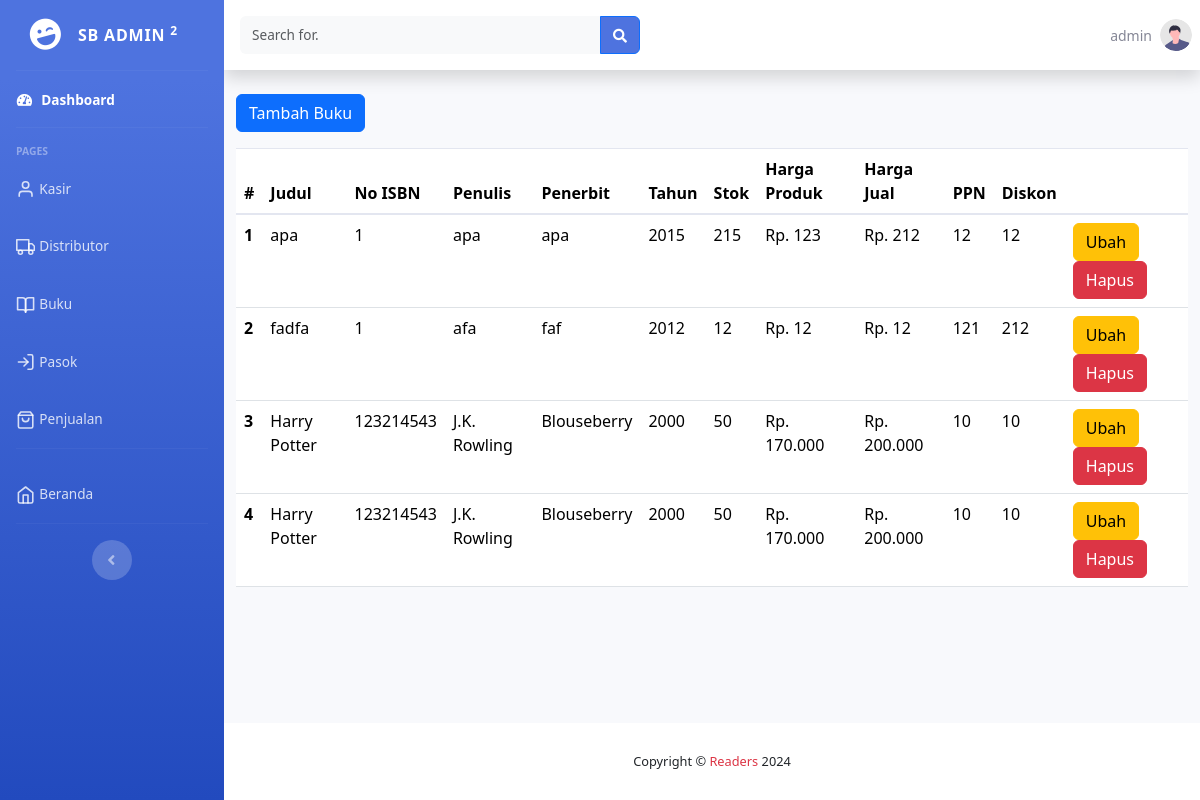
Screenshot of /dashboard/buku/index.php (signed in) with the database file from the repository.
### tables this page shows
CREATE TABLE `kasir` (
  `id_kasir` int NOT NULL,
  `nama` varchar(35) DEFAULT NULL,
  `alamat` text,
  `telepon` varchar(13) DEFAULT NULL,
  `status` enum('online','offline') DEFAULT NULL,
  `username` varchar(30) DEFAULT NULL,
  `password` varchar(60) DEFAULT NULL,
  `akses` enum('admin','kasir') DEFAULT NULL
);

CREATE TABLE `buku` (
  `id_buku` int NOT NULL,
  `judul` varchar(255) DEFAULT NULL,
  `no_isbn` int DEFAULT NULL,
  `penulis` varchar(35) DEFAULT NULL,
  `penerbit` varchar(50) DEFAULT NULL,
  `tahun` year DEFAULT NULL,
  `stok` int DEFAULT NULL,
  `harga_produk` int DEFAULT NULL,
  `harga_jual` int DEFAULT NULL,
  `ppn` float DEFAULT NULL,
  `diskon` float DEFAULT NULL
);

### dashboard/buku/index.php (the view, shortened to what this page needs)
<?php
include '../layout/header.php';
include '../layout/sidebar.php';
include '../../koneksi_database.php';
$sql = 'SELECT * FROM buku';
$results = $conn->query($sql);
?>
<div id="content-wrapper" class="d-flex flex-column">
    <div id="content">
        <?php include '../layout/topbar.php' ?>
        <div class="container-fluid container-wrap">
            <a href="tambah.php" class="btn btn-primary mb-3">Tambah Buku</a>
            <div class="table-responsive">
                <table class="table">
                    <thead>
                        <tr>
                            <th scope="col">#</th>
                            <th scope="col">Judul</th>
                            <th scope="col">No ISBN</th>
                            <th scope="col">Penulis</th>
                            <th scope="col">Penerbit</th>
                            <th scope="col">Tahun</th>
                            <th scope="col">Stok</th>
                            <th scope="col">Harga Produk</th>
                            <th scope="col">Harga Jual</th>
                            <th scope="col">PPN</th>
                            <th scope="col">Diskon</th>
                            <th scope="col">&nbsp;</th>
                        </tr>
                    </thead>
                    <tbody>
                        <?php
                        $no = 1;
                        foreach ($results as $result) :
                        ?>
                            <tr>
                                <th scope="row"><?= $no ?></th>
                                <td><?= $result['judul'] ?></td>
                                <td><?= $result['no_isbn'] ?></td>
                                <td><?= $result['penulis'] ?></td>
                                <td><?= $result['penerbit'] ?></td>
                                <td><?= $result['tahun'] ?></td>
                                <td><?= $result['stok'] ?></td>
                                <td>Rp. <?= number_format($result['harga_produk'], 0, ',', '.') ?></td>
                                <td>Rp. <?= number_format($result['harga_jual'], 0, ',', '.') ?></td>
                                <td><?= $result['ppn'] ?></td>
                                <td><?= $result['diskon'] ?></td>
                                <td>
                                    <a href="ubah.php?id=<?= $result['id_buku'] ?>" class="btn btn-warning">Ubah</a>
                                    <a href="hapus.php?id=<?= $result['id_buku'] ?>" class="btn btn-danger">Hapus</a>
                                </td>
                            </tr>
                        <?php
                            $no++;
                        endforeach;
                        ?>
                    </tbody>
                </table>
            </div>
        </div>
    </div>
    <?php include '../layout/footer.php' ?>

### dashboard/layout/header.php (shortened to what this page needs)
<!DOCTYPE html>
<html lang="en">
<head>
    <link href="/assets/vendor/fontawesome-free/css/all.min.css" rel="stylesheet" type="text/css">
    <link rel="stylesheet" href="/assets/css/sb-admin-2.min.css">
    <link rel="stylesheet" href="https://cdn.jsdelivr.net/npm/bootstrap@5.3.3/dist/css/bootstrap.min.css">
    <script src="https://cdn.tailwindcss.com"></script>
    <link rel="stylesheet" href="/assets/css/style.css">
</head>
<body id="page-top">
    <div id="wrapper">

### dashboard/layout/sidebar.php
<ul class="navbar-nav bg-gradient-primary sidebar sidebar-dark accordion" id="accordionSidebar">
    <a class="sidebar-brand d-flex align-items-center justify-content-center" href="/dashboard">
        <div class="sidebar-brand-icon rotate-n-15">
            <i class="fas fa-laugh-wink"></i>
        </div>
        <div class="sidebar-brand-text mx-3">SB Admin <sup>2</sup></div>
    </a>
    <hr class="sidebar-divider my-0">
    <li class="nav-item active">
        <a class="nav-link" href="/dashboard">
            <i class="fas fa-fw fa-tachometer-alt"></i>
            <span>Dashboard</span></a>
    </li>
    <hr class="sidebar-divider">
    <div class="sidebar-heading">
        Pages
    </div>
    <li class="nav-item">
        <a class="nav-link flex" href="/dashboard/kasir/">
            <i data-feather="user" class="icon-size"></i>
            <span>Kasir</span>
        </a>
    </li>
    <li class="nav-item">
        <a class="nav-link flex" href="/dashboard/distributor/">
            <i data-feather="truck" class="icon-size"></i>
            <span>Distributor</span>
        </a>
    </li>
    <li class="nav-item">
        <a class="nav-link flex" href="/dashboard/buku/">
            <i data-feather="book-open" class="icon-size"></i>
            <span>Buku</span>
        </a>
    </li>
    <li class="nav-item">
        <a class="nav-link flex" href="/dashboard/pasok/">
            <i data-feather="log-in" class="icon-size"></i>
            <span>Pasok</span>
        </a>
    </li>
    <li class="nav-item">
        <a class="nav-link flex" href="/dashboard/penjualan/">
            <i data-feather="shopping-bag" class="icon-size"></i>
            <span>Penjualan</span>
        </a>
    </li>
    <hr class="sidebar-divider">
    <li class="nav-item">
        <a class="nav-link" href="/">
            <i data-feather="home" class="icon-size"></i>
            <span>Beranda</span>
        </a>
    </li>
    <hr class="sidebar-divider d-none d-md-block">
    <div class="text-center d-none d-md-inline">
        <button class="rounded-circle border-0" id="sidebarToggle"></button>
    </div>
</ul>

### dashboard/layout/topbar.php (shortened to what this page needs)
<?php
$sql = 'SELECT * FROM kasir WHERE username="' . $_SESSION['login'] . '"';
$login = $conn->query($sql)->fetch_assoc();
?>
<nav class="navbar navbar-expand navbar-light bg-white topbar mb-4 static-top shadow">
    <form class="d-none d-sm-inline-block form-inline mr-auto ml-md-3 my-2 my-md-0 mw-100 navbar-search" action="" method="get">
        <div class="input-group">
            <input type="text" class="form-control bg-light border-0 small" placeholder="Search for." aria-label="Search" aria-describedby="basic-addon2" id="search" name="search" autocomplete="off">
            <div class="input-group-append">
                <button class="btn btn-primary bg-[#4e73df]" type="submit">
                    <i class="fas fa-search fa-sm"></i>
                </button>
            </div>
        </div>
    </form>
    <ul class="navbar-nav ml-auto">
        <li class="nav-item dropdown no-arrow">
            <a class="nav-link dropdown-toggle" href="#" id="userDropdown" role="button" data-toggle="dropdown" aria-haspopup="true" aria-expanded="false">
                <span class="mr-2 d-none d-lg-inline text-gray-600 small"><?= $login['nama'] ?></span>
                <img class="img-profile rounded-circle" src="/assets/img/undraw_profile.svg">
            </a>
        </li>
    </ul>
</nav>

### dashboard/layout/footer.php (shortened to what this page needs)
<footer class="sticky-footer bg-white">
    <div class="container my-auto">
        <div class="copyright text-center my-auto">
            <span>Copyright &copy; <span class="text-danger">Readers</span> 2024</span>
        </div>
    </div>
</footer>
</div>
</div>
</body>
</html>

### assets/css/style.css (style rules this page uses)
.icon-size { width: 1.2rem; display: inline-block; }
.container-wrap { height: 100%; }

### rows the page displays
kasir: nama "admin"
buku: judul "apa", no_isbn "1", penulis "apa", penerbit "apa", tahun "2015", stok "215", harga_produk "123", harga_jual "212", ppn "12", diskon "12"
buku: judul "fadfa", no_isbn "1", penulis "afa", penerbit "faf", tahun "2012", stok "12", harga_produk "12", harga_jual "12", ppn "121", diskon "212"
buku: judul "Harry Potter", no_isbn "123214543", penulis "J.K. Rowling", penerbit "Blouseberry", tahun "2000", stok "50", harga_produk "170.000", harga_jual "200.000", ppn "10", diskon "10"
buku: judul "Harry Potter", no_isbn "123214543", penulis "J.K. Rowling", penerbit "Blouseberry", tahun "2000", stok "50", harga_produk "170.000", harga_jual "200.000", ppn "10", diskon "10"
